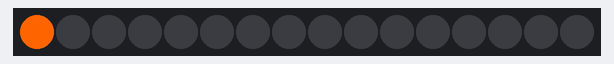
Simulated run of this sketch. Board: Arduino Uno, built with avr-gcc and run on an emulated ATmega328P. Shown: 16 RGB LEDs in strip order, left to right.

Above: at 0.15 s.
At 0.8 s:
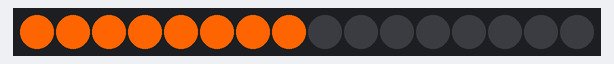

The sketch:

RGBledstrip.ino
```cpp
#include <Adafruit_NeoPixel.h>

Adafruit_NeoPixel pixels(16, 6, NEO_GRB + NEO_KHZ800);

#define DELAYVAL 3

int sensorPin = A0; // select the input pin for LDR
unsigned int sensorValue = 0; // variable to store value coming from LDR
int threshold = 700;

void setup() {
  pixels.begin();
}
void loop() {
  pixels.clear();
  for(int i=0; i<16; i++) {
    pixels.setPixelColor(i, pixels.Color(250, 100, 0));
    pixels.show();
    delay(DELAYVAL);
  }
}
```
